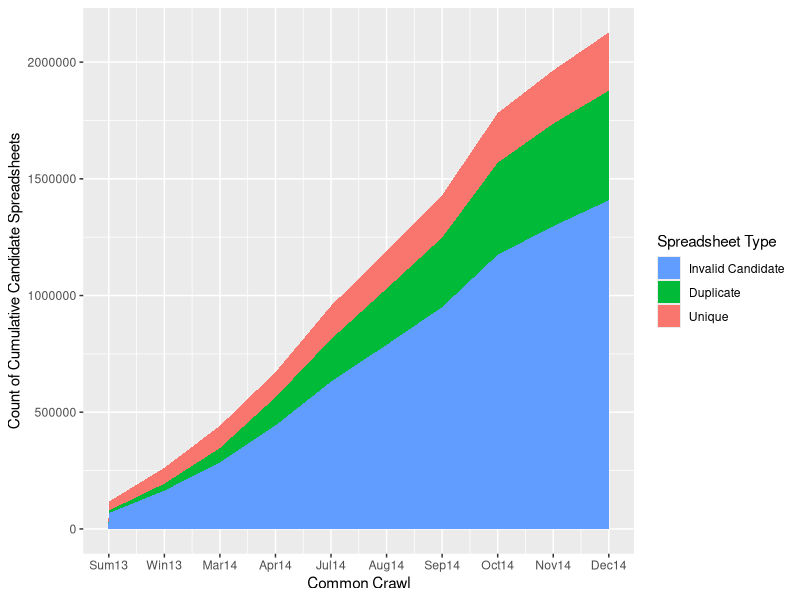

Here is the R script that generated this plot:
set.seed(1234)

# http://www.cookbook-r.com/Graphs/Legends_%28ggplot2%29/

library("ggplot2")
library("scales")

cbPalette <- c("#999999", "#E69F00", "#56B4E9", "#009E73", "#F0E442", "#0072B2", "#D55E00", "#CC79A7")

cbbPalette <- c("#56B4E9", "#E69F00", "#999999", "#009E73", "#F0E442", "#0072B2", "#D55E00", "#CC79A7")


df <- read.csv('stackarea.csv')

m <- ggplot(data = df, aes(x = Group, y = Count, fill = factor(Type))) + 
  geom_area() +  
  scale_fill_discrete("Spreadsheet Type", breaks=c(1:3), labels=c("Unique", "Duplicate", "Invalid Candidate")) + 
  guides(fill = guide_legend(reverse=TRUE)) +   
  ylab("Count of Cumulative Candidate Spreadsheets") +
  xlab("Common Crawl") + scale_x_continuous(breaks=c(0:9), 
                                            labels=c("Sum13",
                                                     "Win13",
                                                     "Mar14",
                                                     "Apr14",                                                                                                          
                                                     "Jul14",
                                                     "Aug14",
                                                     "Sep14",
                                                     "Oct14",
                                                     "Nov14",
                                                     "Dec14"
                                                     ))

print(m)



